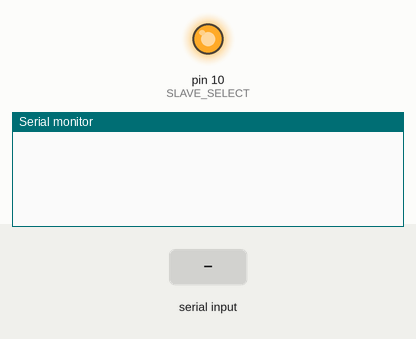
A sketch run on a simulated Arduino Uno, built with avr-gcc and run on an emulated ATmega328P. Parts: output pins drawn as LEDs (lit = HIGH), the last lines printed to the serial monitor. The inputs (shaded band) are chosen by the test bench.

Above: at 1.2 s.
1.3 s: "6\n" received over Serial
At 1.71 s:
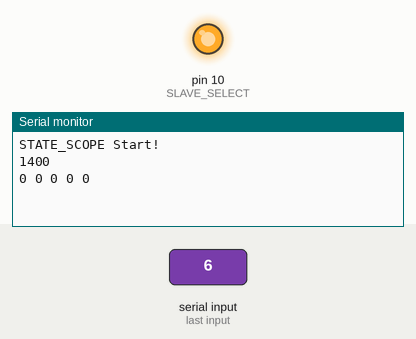
2.9 s: byte 55 ('7') received over Serial
At 3.9 s:
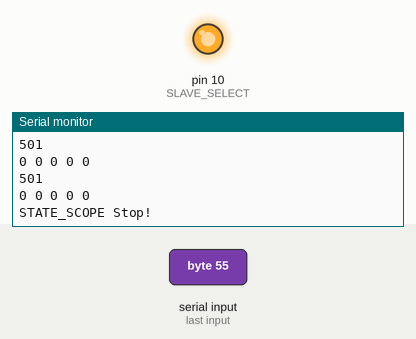
4.4 s: "90,45\n" received over Serial
At 6.0 s:
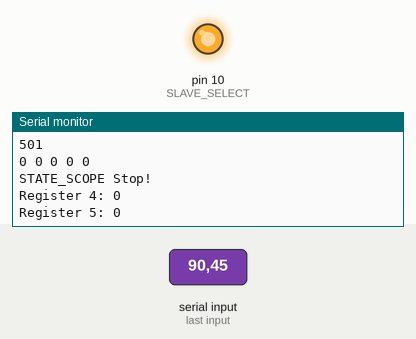

Measured:
- after the input at 1.3 s, the serial monitor: prints a new line after 0.05 s (image 1)
- after the input at 2.9 s, the serial monitor: prints a new line at once (image 2)
- after the input at 4.4 s, the serial monitor: prints a new line after 0.16 s (image 3)

The sketch:

MasterCode.ino
```cpp
#include <SPI.h>

enum State { STATE_IDLE, STATE_DECODE, STATE_SCOPE };
enum Scope_State {SCOPE_RUN, SCOPE_STOP};
State currentState = STATE_IDLE;
Scope_State scopeState = SCOPE_STOP;

const int SLAVE_SELECT = 10;
unsigned long lastTransmitTime = 0;
const unsigned long transmitInterval = 500;

void setup() {
  Serial.begin(9600);
  SPI.begin();
  pinMode(SLAVE_SELECT, OUTPUT);
  digitalWrite(SLAVE_SELECT, HIGH);
}

void loop() {
  char input = '0';
  if (Serial.available()) {
    input = Serial.read();}
  if (input == '\r' || input == '\n') return;

  if (input-'0' > 0){
     currentState = STATE_DECODE;
    }
  else if (scopeState != SCOPE_RUN){
    currentState = STATE_IDLE;
  }
  else{
    currentState = STATE_SCOPE;
  }

  switch (currentState){
    case STATE_IDLE:
    {
      break;
    }
    case STATE_DECODE:
    {
      if (input >= '1' && input <= '5')
      {
        handleSTATE_DECODE(input - '0');
      }
      else if (input == '6')
      {
        Serial.println("STATE_SCOPE Start!");
        currentState = STATE_SCOPE;
        scopeState = SCOPE_RUN;
        sendCommand(6);
      }
      else if (input == '7')
      {
        Serial.println("STATE_SCOPE Stop!");
        currentState = STATE_IDLE;
        scopeState = SCOPE_STOP;
        sendCommand(7);
      }
      break;
    }
    case STATE_SCOPE:
    {
      if (millis() - lastTransmitTime >= transmitInterval)
      {
        Serial.println(millis() - lastTransmitTime);
        lastTransmitTime = millis();
        readSTATE_SCOPEData();
      }
      break;
    }
  }
  delay(50);
}

void handleSTATE_DECODE(uint8_t command) {
  sendCommand(command);
  delay(10);  // Give slave time to respond
  uint8_t value = receiveData();
  Serial.print("Register ");
  Serial.print(command);
  Serial.print(": ");
  Serial.println(value);
}

uint8_t sendCommand(uint8_t command) {
  digitalWrite(SLAVE_SELECT, LOW);
  delayMicroseconds(10); // small delay
  uint8_t val = SPI.transfer(command);
  delayMicroseconds(10);
  digitalWrite(SLAVE_SELECT, HIGH);
  return val;
}


uint8_t receiveData() {
  digitalWrite(SLAVE_SELECT, LOW);
  delayMicroseconds(10);
  uint8_t val = SPI.transfer(0x00);
  delayMicroseconds(10);
  digitalWrite(SLAVE_SELECT, HIGH);
  return val;
}

void readSTATE_SCOPEData() {
  digitalWrite(SLAVE_SELECT, LOW);
  for (int i = 0; i < 5; i++) {
    SPI.transfer(0xFF);  // Dummy command to prompt data send
    delayMicroseconds(10);
    uint8_t val = SPI.transfer(0x00);
    Serial.print(val);
    Serial.print(" ");
  }
  Serial.println();
  digitalWrite(SLAVE_SELECT, HIGH);
}
```
